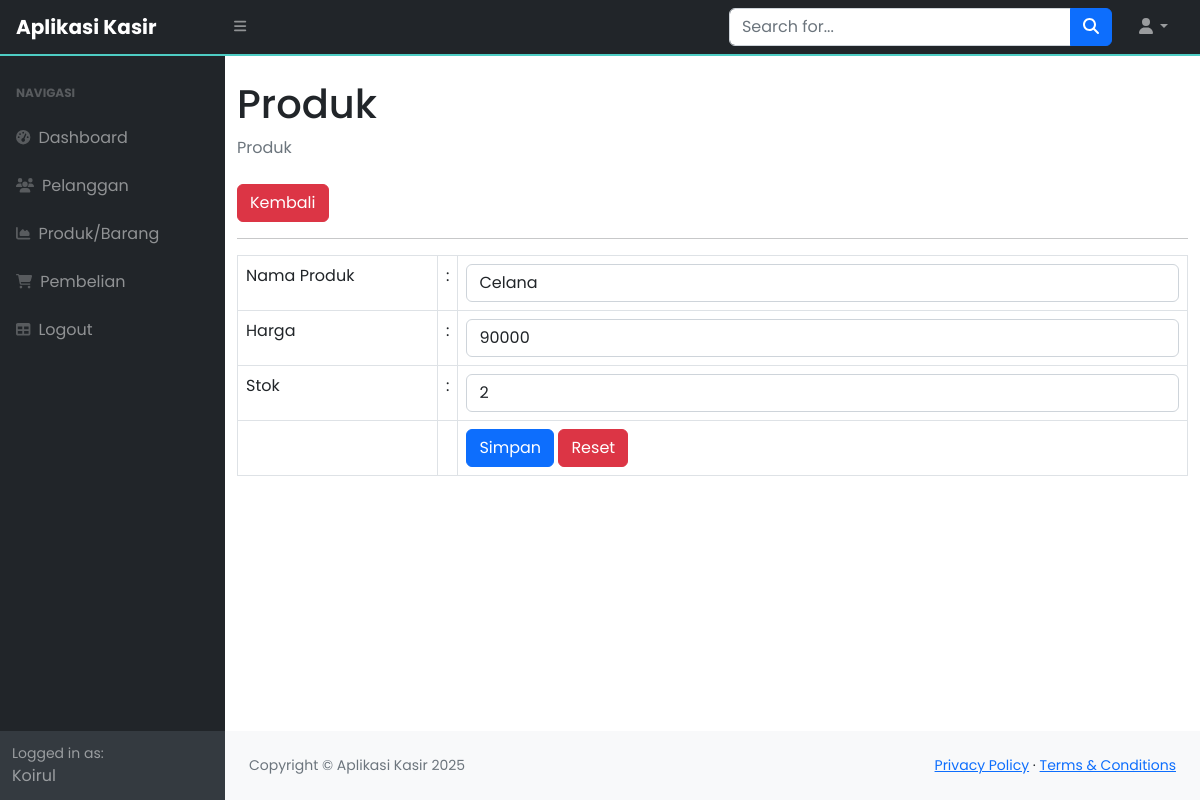
Page /index.php?page=produk_ubah&&id=1 (signed in) on the committed database.
### tables this page shows
CREATE TABLE `produk` (
  `id_produk` int(11) NOT NULL,
  `nama_produk` varchar(255) DEFAULT NULL,
  `harga` int(11) DEFAULT NULL,
  `stok` int(11) DEFAULT NULL
);

### produk_ubah.php (the view, shortened to what this page needs)
<?php
$id = $_GET['id'];
$query = mysqli_query($koneksi, "SELECT*FROM produk WHERE id_produk=$id");
$data = mysqli_fetch_array($query);
?>
<div class="container-fluid">
                        <h1 class="mt-4">Produk</h1>
                        <ol class="breadcrumb mb-4">
                            <li class="breadcrumb-item active">Produk</li>
                        </ol>
                        <a href="?page=produk" class="btn btn-danger">Kembali </a>
                        <hr>
                        <form method="post">
                            <table class="table table-bordered">
                                <tr>
                                    <td width="200">Nama Produk</td>
                                    <td width="1">:</td>
                                    <td><input class="form-control" value="<?php echo $data['nama_produk']; ?>" type="text" name="nama_produk"></td>
                                </tr>
                                <tr>
                                    <td>Harga</td>
                                    <td>:</td>
                                    <td><input class="form-control" type="number" value="<?php echo $data['harga']; ?>" step="0" name="harga"></td>
                                </tr>
                                <tr>
                                    <td>Stok</td>
                                    <td>:</td>
                                    <td><input class="form-control" type="number" step="0" value="<?php echo $data['stok']; ?>" name="stok"></td>
                                </tr>
                                <tr>
                                    <td></td>
                                    <td></td>
                                    <td>
                                        <button type="submit" class="btn btn-primary">Simpan</button>
                                        <button type="reset" class="btn btn-danger">Reset</button>
                                    </td>
                                </tr>
                            </table>
                        </form>
                    </div>

### index.php (style rules this page uses)
body { font-family: 'Poppins', sans-serif; }

### rows in the picture
produk: nama_produk "Celana", harga "90000", stok "2"

### other values in the picture
$_SESSION['users']['nama'] "Koirul"
